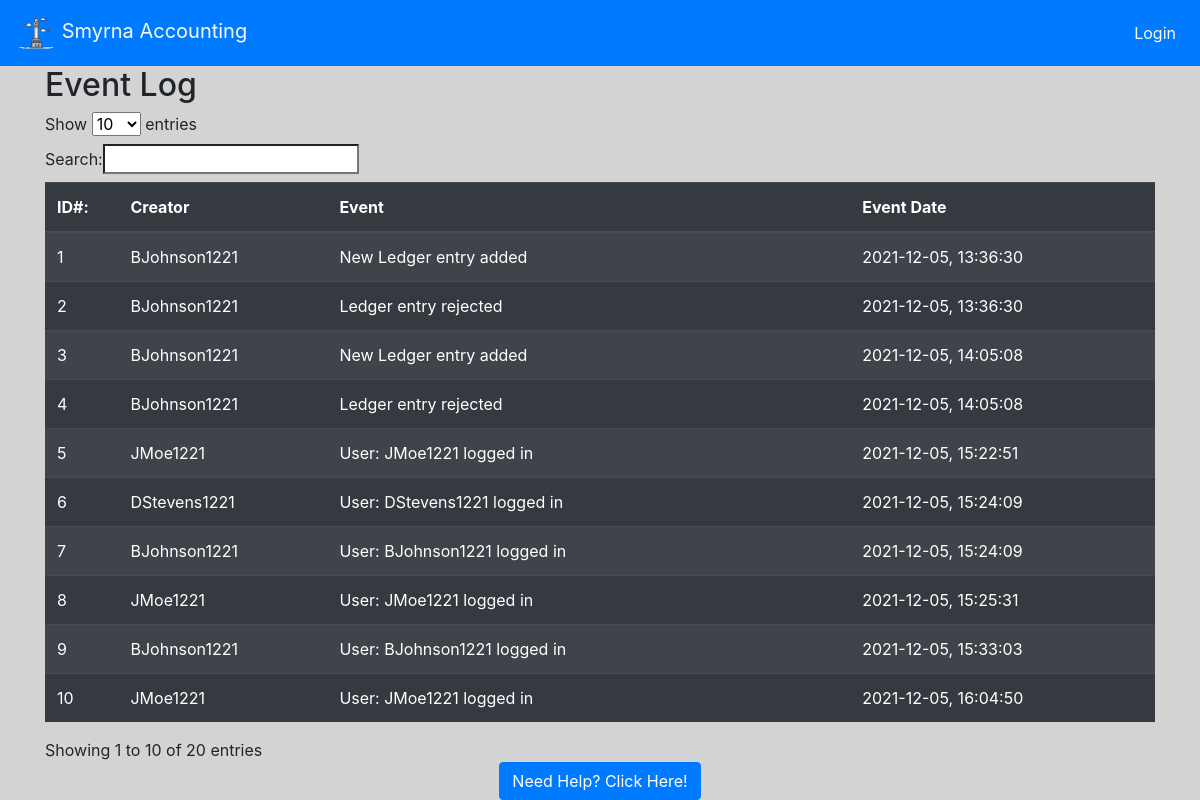
Screenshot of /event_log/ with the database file from the repository.
### website/models.py (models this page shows)
class EventLog(db.Model):
    key = db.Column(db.Integer, primary_key=True, autoincrement=True)
    creator = db.Column(db.String(150), nullable=False)
    event = db.Column(db.String(150), nullable=False)
    event_date = db.Column(db.String(150), nullable=False)

### website/auth.py (the view)
@auth.route('/event_log/', methods=['GET', 'POST'])
def evlog():
    evall = EventLog.query.all()
    return render_template('event_log.html', evall=evall, user=current_user, lpc=lpc())

### website/auth.py (called while the page is built)
def lpc():
    ledger_pending_count = db.session.query(Ledger).filter(Ledger.isApproved == 'Pending').all()
    lpc = len(ledger_pending_count)
    return lpc

### website/templates/event_log.html (shortened to what this page needs)
<!DOCTYPE html>
<html lang="en">
{% extends "base.html" %} {% block title %} Admin Portal {% endblock %}
{%block content%}
<head>
    <meta charset="UTF-8">
</head>
<body>
    <h2>Event Log</h2>
      <table id="table_id" class="table table-striped table-dark">
      <thead style="position: sticky;">
        <tr>
          <th>ID#:</th>
          <th>Creator</th>
          <th>Event</th>
          <th>Event Date</th>
        </tr>
      </thead>
      <tbody style="overflow-y: scroll;">
      {% for event in evall %}
        <tr>
            <td>{{ event.key }}</td>
            <td>{{ event.creator }}</td>
            <td>{{ event.event }}</td>
            <td>{{ event.event_date }}</td>
        </tr>
      {% endfor %}
      </tbody>
    </table>
</body>
</html>
{% endblock %}

### rows the page displays
EventLog: key "1", creator "BJohnson1221", event "New Ledger entry added", event_date "2021-12-05, 13:36:30"
EventLog: key "2", creator "BJohnson1221", event "Ledger entry rejected", event_date "2021-12-05, 13:36:30"
EventLog: key "3", creator "BJohnson1221", event "New Ledger entry added", event_date "2021-12-05, 14:05:08"
EventLog: key "4", creator "BJohnson1221", event "Ledger entry rejected", event_date "2021-12-05, 14:05:08"
EventLog: key "5", creator "JMoe1221", event "User: JMoe1221 logged in", event_date "2021-12-05, 15:22:51"
EventLog: key "6", creator "DStevens1221", event "User: DStevens1221 logged in", event_date "2021-12-05, 15:24:09"
EventLog: key "7", creator "BJohnson1221", event "User: BJohnson1221 logged in", event_date "2021-12-05, 15:24:09"
EventLog: key "8", creator "JMoe1221", event "User: JMoe1221 logged in", event_date "2021-12-05, 15:25:31"
EventLog: key "9", creator "BJohnson1221", event "User: BJohnson1221 logged in", event_date "2021-12-05, 15:33:03"
EventLog: key "10", creator "JMoe1221", event "User: JMoe1221 logged in", event_date "2021-12-05, 16:04:50"
